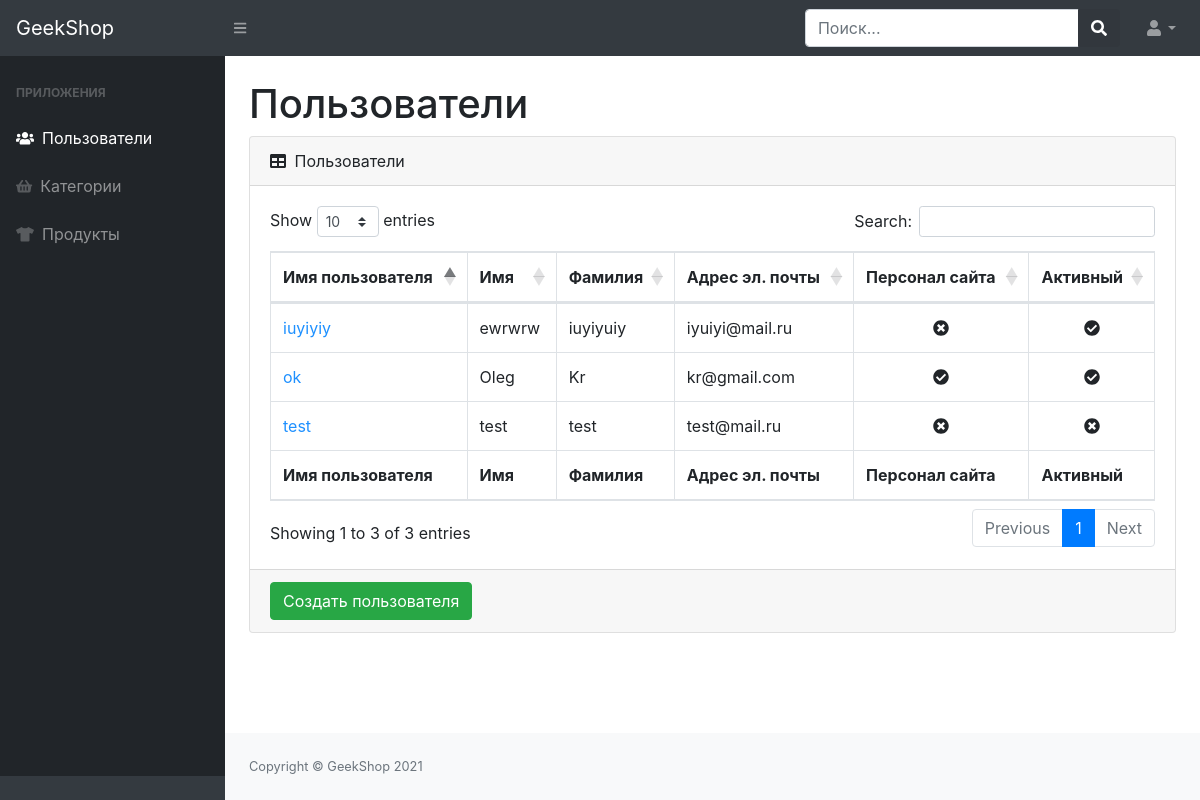
The page /admins/users/ (signed in) on the database its author committed.
### users/models.py (models this page shows)
class User(AbstractUser):
    image = models.ImageField(upload_to='users_image', blank=True)

### admins/views.py (the view)
# urls.py: path('users/', UserListView.as_view(), name='admins_user'),
class UserListView(ListView, CustomDispatchMixin):
    model = User
    template_name = 'admins/admin-users-read.html'
    context_object_name = 'users'
    def get_context_data(self, *, object_list=None, **kwargs):
        context = super(UserListView, self).get_context_data(**kwargs)
        context['title'] = 'Админка | Пользователи'
        return context

### geekshop/mixin.py (called while the page is built)
    @method_decorator(user_passes_test(lambda u: u.is_superuser))
    def dispatch(self, request, *args, **kwargs):
        return super(CustomDispatchMixin, self).dispatch(request, *args, **kwargs)

### admins/templates/admins/admin-users-read.html
{% extends 'admins/base.html' %}
{% block content %}
    <div id="layoutSidenav_content">
        <main>
            <div class="container-fluid">
                <h1 class="mt-4">Пользователи</h1>
                <div class="card mb-4">
                    <div class="card-header">
                        <i class="fas fa-table mr-1"></i>
                        Пользователи
                    </div>
                    <div class="card-body">
                        <div class="table-responsive">
                            <table class="table table-bordered" id="dataTable" width="100%" cellspacing="0">
                                <thead>
                                <tr>
                                    <th>Имя пользователя</th>
                                    <th>Имя</th>
                                    <th>Фамилия</th>
                                    <th>Адрес эл. почты</th>
                                    <th>Персонал сайта</th>
                                    <th>Активный</th>
                                </tr>
                                </thead>
                                <tfoot>
                                <tr>
                                    <th>Имя пользователя</th>
                                    <th>Имя</th>
                                    <th>Фамилия</th>
                                    <th>Адрес эл. почты</th>
                                    <th>Персонал сайта</th>
                                    <th>Активный</th>
                                </tr>
                                </tfoot>
                                <tbody>
                                {% for user in users %}
                                    <tr>
                                        <td><a href="{% url 'admins:admins_user_update' user.id %}"
                                               style="color: dodgerblue">{{ user.username }}</a>
                                        </td>
                                        <td>{{ user.first_name }}</td>
                                        <td>{{ user.last_name }}</td>
                                        <td>{{ user.email }}</td>
                                        <td class="text-center">
                                            {% if user.is_staff %}
                                                <i class="fas fa-check-circle"></i>
                                            {% else %}
                                                <i class="fas fa-times-circle"></i>
                                            {% endif %}
                                        </td>
                                        <td class="text-center">
                                            {% if user.is_active %}
                                                <i class="fas fa-check-circle"></i>
                                            {% else %}
                                                <i class="fas fa-times-circle"></i>
                                            {% endif %}
                                        </td>
                                    </tr>
                                {% endfor %}
                                </tbody>
                            </table>
                        </div>
                    </div>
                    <div class="card-footer">
                        <a href="{% url 'admins:admins_user_create' %}">
                            <button class="btn btn-success">Создать пользователя</button>
                        </a>
                    </div>
                </div>
            </div>
        </main>
        <footer class="py-4 bg-light mt-auto">
            <div class="container-fluid">
                <div class="d-flex align-items-center justify-content-between small">
                    <div class="text-muted">Copyright &copy; GeekShop 2021</div>
                </div>
            </div>
        </footer>
    </div>
{% endblock %}

### rows shown on the page
User: username "ok", first_name "Oleg", last_name "Kr", email "kr@gmail.com", is_staff True (drawn), is_active True (drawn)
User: username "test", first_name "test", last_name "test", email "test@mail.ru", is_staff False (drawn), is_active False (drawn)
User: username "iuyiyiy", first_name "ewrwrw", last_name "iuyiyuiy", email "iyuiyi@mail.ru", is_staff False (drawn), is_active True (drawn)
